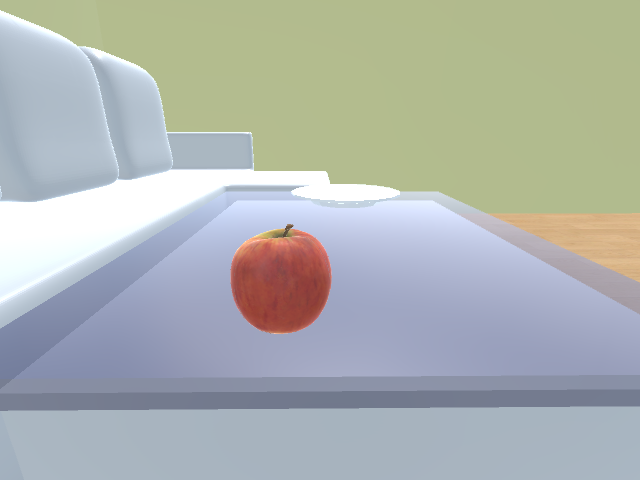
#> input picture example_data_apple/color.png, 640 x 480 px
$ python RGBD2PC.py
#> lines starting #> are read from the running program, lines starting #| are printed output that depends on the picture
import cv2
import numpy as np
import open3d as o3d
import scipy.io as sio

# === 1. 讀取資料 ===
color_path = "example_data_apple/color.png"
depth_path = "example_data_apple/depth.png"
meta_path = "example_data_apple/meta.mat"

color = cv2.cvtColor(cv2.imread(color_path), cv2.COLOR_BGR2RGB)
depth = cv2.imread(depth_path, cv2.IMREAD_UNCHANGED).astype(np.float32)
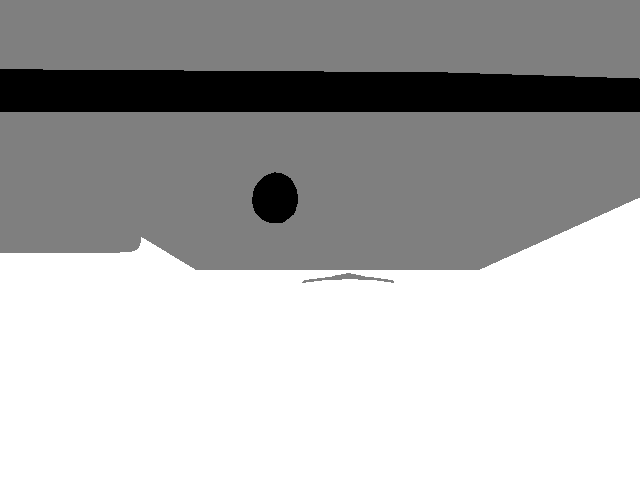
#> input picture example_data_apple/depth.png, 640 x 480 px
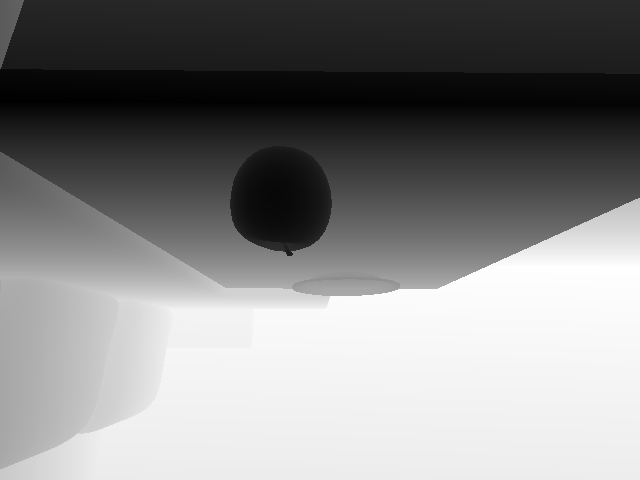
#> depth: shape (480, 640) float32; min 233, max 713, mean 482.1; drawn with min black and max white

# 若深度是毫米，除以 1000 變成公尺
depth /= 1000.0
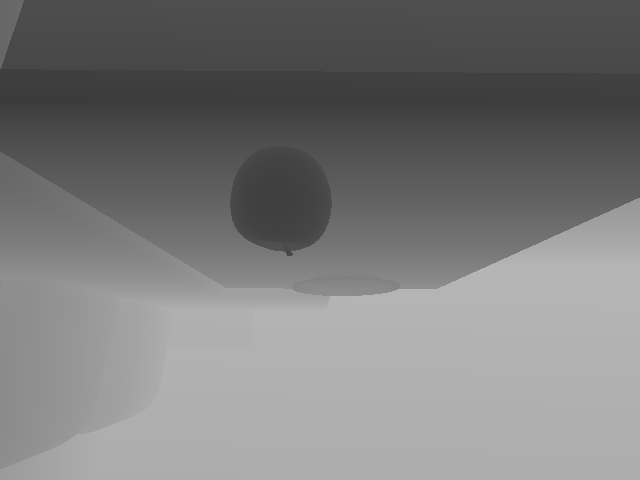
#> depth: shape (480, 640) float32; min 0.233, max 0.713, mean 0.482

# === 2. 讀取相機內參 ===
#> (the run stopped early here; a loop or call above may not have finished)
